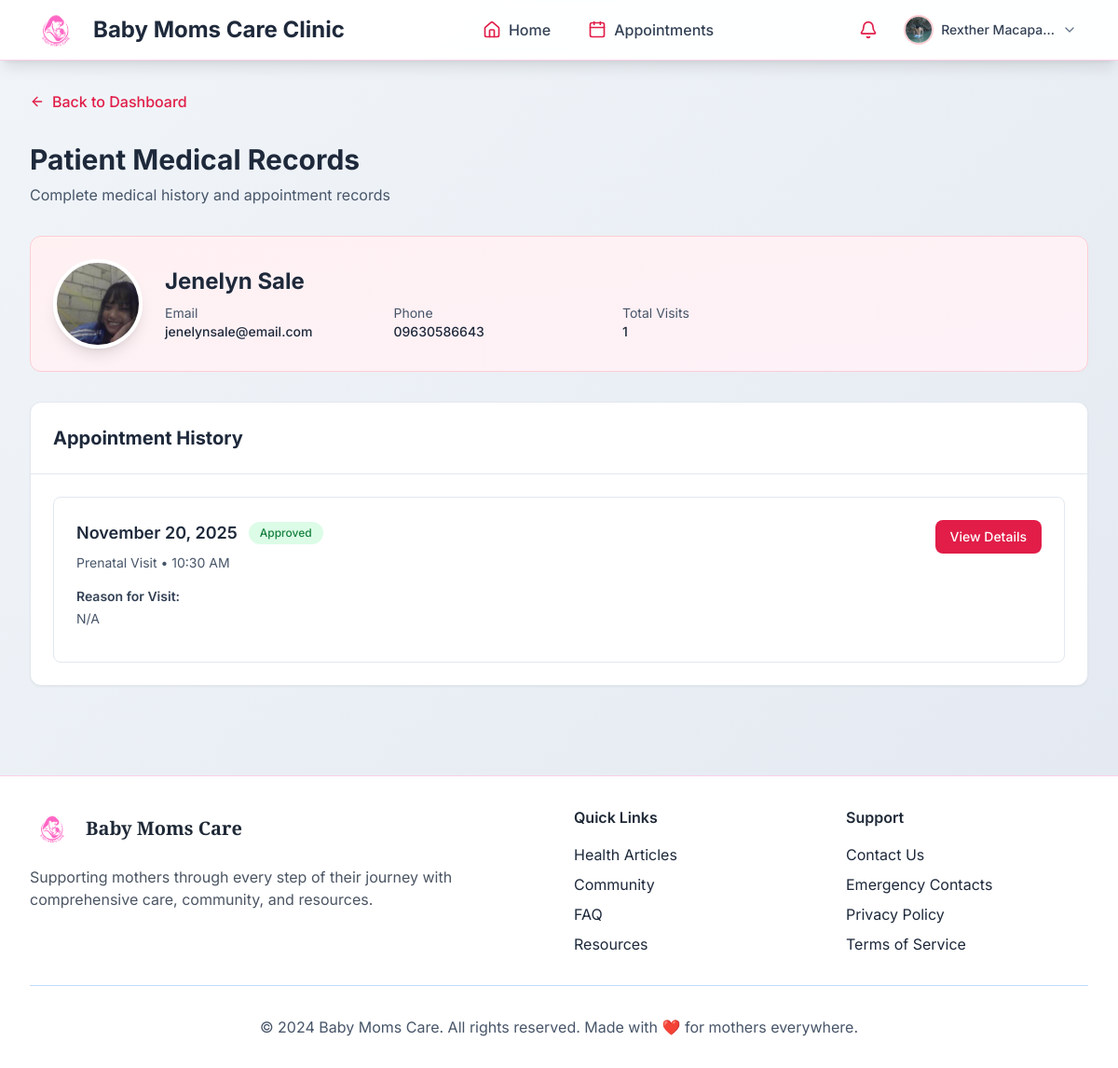
The app's page /appointments/patient/11/records/ (signed in) with its own data.
### apps/accounts/models.py (models this page shows, shortened)
class UserProfile(models.Model):
    USER_ROLES = (
        ('mother', 'Mother'),
        ('doctor', 'Doctor'),
        ('admin', 'Admin'),
    )
    ACCOUNT_STATUS = (
        ('active', 'Active'),
        ('deactivated', 'Deactivated'),
    )
    user = models.OneToOneField(User, on_delete=models.CASCADE)
    role = models.CharField(max_length=10, choices=USER_ROLES, default='mother')
    account_status = models.CharField(max_length=15, choices=ACCOUNT_STATUS, default='active')
    phone = models.CharField(max_length=15, blank=True)
    date_of_birth = models.DateField(null=True, blank=True)
    address = models.TextField(blank=True)
    profile_picture = models.ImageField(upload_to='profile_pics/', blank=True, null=True)
    emergency_contact_name = models.CharField(max_length=100, blank=True)
    emergency_contact_phone = models.CharField(max_length=15, blank=True)
    created_at = models.DateTimeField(auto_now_add=True)
    updated_at = models.DateTimeField(auto_now=True)
    license_number = models.CharField(max_length=50, blank=True)
    specialization = models.CharField(max_length=100, blank=True)
    years_experience = models.PositiveIntegerField(null=True, blank=True)

### apps/appointments/models.py (models this page shows, shortened)
class Appointment(models.Model):
    STATUS_CHOICES = (
        ('pending', 'Pending'),
        ('approved', 'Approved'),
        ('completed', 'Completed'),
        ('cancelled', 'Cancelled'),
    )
    APPOINTMENT_TYPES = (
        ('consultation', 'Consultation'),
        ('checkup', 'Regular Checkup'),
        ('prenatal', 'Prenatal Visit'),
        ('postnatal', 'Postnatal Visit'),
        ('emergency', 'Emergency'),
        ('follow_up', 'Follow-up'),
    )
    patient = models.ForeignKey(User, on_delete=models.CASCADE, related_name='patient_appointments')
    doctor = models.ForeignKey(User, on_delete=models.CASCADE, related_name='doctor_appointments')
    date = models.DateField()
    time = models.TimeField()
    appointment_type = models.CharField(max_length=20, choices=APPOINTMENT_TYPES, default='consultation')
    status = models.CharField(max_length=20, choices=STATUS_CHOICES, default='pending')
    reason = models.TextField()
    notes = models.TextField(blank=True, help_text="Doctor's notes after appointment")
    diagnosis = models.TextField(blank=True, help_text="Medical diagnosis")
    prescription = models.TextField(blank=True, help_text="Prescribed medications")
    follow_up_instructions = models.TextField(blank=True, help_text="Follow-up care instructions")
    duration_minutes = models.PositiveIntegerField(default=30)
    created_at = models.DateTimeField(auto_now_add=True)
    updated_at = models.DateTimeField(auto_now=True)
    class Meta:
        ordering = ['date', 'time']
        unique_together = ['doctor', 'date', 'time']

### apps/appointments/views.py (the view)
# urls.py: path('patient/<int:patient_id>/records/', views.patient_records, name='patient_records'),
@login_required
def patient_records(request, patient_id):
    user_profile = get_object_or_404(UserProfile, user=request.user)
    if user_profile.role != 'doctor':
        messages.error(request, 'Only doctors can view patient records.')
        return redirect('appointments:list')
    patient = get_object_or_404(User, id=patient_id)
    patient_profile = get_object_or_404(UserProfile, user=patient)
    appointments = Appointment.objects.filter(
        doctor=request.user,
        patient=patient
    ).order_by('-date', '-time')
    context = {
        'patient': patient,
        'patient_profile': patient_profile,
        'appointments': appointments,
    }
    return render(request, 'appointments/patient_records.html', context)

### templates/appointments/patient_records.html (shortened to what this page needs)
{% extends 'base.html' %}
{% load static %}
{% block content %}
<div class="max-w-7xl mx-auto">
    <div class="mb-8">
        <a href="{% url 'appointments:doctor_dashboard' %}" class="text-rose-600 hover:text-rose-700 font-medium mb-4 inline-flex items-center">
            <i data-lucide="arrow-left" class="w-4 h-4 mr-2"></i>
            Back to Dashboard
        </a>
        <h1 class="text-3xl font-bold text-slate-800 mt-4 mb-2">Patient Medical Records</h1>
        <p class="text-slate-600">Complete medical history and appointment records</p>
    </div>
    <div class="bg-gradient-to-br from-rose-50 to-pink-50 rounded-xl p-6 mb-8 border border-rose-200">
        <div class="flex items-center space-x-6">
            {% if patient_profile.profile_picture %}
            <img src="{{ patient_profile.profile_picture.url }}" alt="{{ patient.get_full_name }}"
                 class="w-24 h-24 rounded-full object-cover border-4 border-white shadow-lg">
            {% else %}
            <div class="w-24 h-24 rounded-full bg-gradient-to-br from-rose-400 to-pink-500 flex items-center justify-center border-4 border-white shadow-lg">
                <i data-lucide="user" class="w-12 h-12 text-white"></i>
            </div>
            {% endif %}
            <div class="flex-1">
                <h2 class="text-2xl font-bold text-slate-800 mb-2">{{ patient.get_full_name }}</h2>
                <div class="grid grid-cols-2 md:grid-cols-4 gap-4 text-sm">
                    <div>
                        <p class="text-slate-600">Email</p>
                        <p class="font-medium text-slate-800">{{ patient.email }}</p>
                    </div>
                    {% if patient_profile.phone %}
                    <div>
                        <p class="text-slate-600">Phone</p>
                        <p class="font-medium text-slate-800">{{ patient_profile.phone }}</p>
                    </div>
                    {% endif %}
                    <div>
                        <p class="text-slate-600">Total Visits</p>
                        <p class="font-medium text-slate-800">{{ appointments.count }}</p>
                    </div>
                </div>
            </div>
        </div>
    </div>
    <div class="bg-white rounded-xl shadow-sm border border-slate-200">
        <div class="p-6 border-b border-slate-200">
            <h2 class="text-xl font-bold text-slate-800">Appointment History</h2>
        </div>
        <div class="p-6">
            {% if appointments %}
                <div class="space-y-6">
                    {% for appointment in appointments %}
                    <div class="border border-slate-200 rounded-lg p-6 hover:border-rose-300 transition-colors">
                        <div class="flex items-start justify-between mb-4">
                            <div>
                                <div class="flex items-center space-x-3 mb-2">
                                    <h3 class="text-lg font-semibold text-slate-800">{{ appointment.date|date:"F d, Y" }}</h3>
                                    <span class="px-3 py-1 rounded-full text-xs font-medium
                                        {% if appointment.status == 'pending' %}bg-amber-100 text-amber-700
                                        {% elif appointment.status == 'approved' %}bg-green-100 text-green-700
                                        {% elif appointment.status == 'completed' %}bg-blue-100 text-blue-700
                                        {% else %}bg-red-100 text-red-700{% endif %}">
                                        {{ appointment.get_status_display }}
                                    </span>
                                </div>
                                <p class="text-sm text-slate-600">{{ appointment.get_appointment_type_display }} • {{ appointment.time|time:"g:i A" }}</p>
                            </div>
                            <a href="{% url 'appointments:detail' appointment.pk %}"
                               class="px-4 py-2 bg-rose-600 text-white rounded-lg hover:bg-rose-700 transition-colors text-sm font-medium">
                                View Details
                            </a>
                        </div>
                        {% if appointment.reason %}
                        <div class="mb-3">
                            <p class="text-sm font-semibold text-slate-700 mb-1">Reason for Visit:</p>
                            <p class="text-sm text-slate-600">{{ appointment.reason }}</p>
                        </div>
                        {% endif %}
                    </div>
                    {% endfor %}
                </div>
            {% endif %}
        </div>
    </div>
</div>
{% endblock %}

### templates/base.html (shortened to what this page needs)
{% load static %}
<!DOCTYPE html>
<html lang="en">
<head>
    <script src="https://cdn.tailwindcss.com"></script>
    {% load static %}
    <link rel="stylesheet" href="{% static 'css/style.css' %}">
    <link rel="stylesheet" href="{% static 'css/icons.css' %}">
</head>
<body class="gradient-secondary min-h-screen font-sans" data-user-role="{% if user.is_authenticated %}{{ user.userprofile.role }}{% else %}guest{% endif %}">
    <nav class="bg-white/95 backdrop-blur-sm shadow-lg border-b border-pink-200 sticky top-0 z-50">
        <div class="max-w-[1800px] mx-auto px-4 sm:px-6 lg:px-8">
            <div class="flex justify-between items-center h-16">
                <div class="flex items-center">
                    <a href="{% url 'accounts:dashboard' %}" class="flex items-center space-x-3">
                        <div class="w-14 h-14 rounded-full overflow-hidden bg-white flex items-center justify-center">
                            <img src="{% static 'images/logo.png' %}" alt="Baby Moms Care Clinic Logo" class="w-full h-full object-contain">
                        </div>
                        <span class="font-sans text-2xl font-bold text-slate-800">Baby Moms Care Clinic</span>
                    </a>
                </div>
                {% if user.is_authenticated %}
                <div class="hidden md:flex items-center space-x-2">
                    <a href="{% url 'accounts:dashboard' %}" class="flex items-center px-4 py-2 rounded-lg hover:bg-rose-50 transition-all group">
                        <i data-lucide="home" class="w-5 h-5 text-rose-600 mr-2"></i>
                        <span class="text-slate-700 group-hover:text-rose-600 font-medium">Home</span>
                    </a>
                    <a href="{% url 'appointments:list' %}" class="flex items-center px-4 py-2 rounded-lg hover:bg-rose-50 transition-all group">
                        <i data-lucide="calendar" class="w-5 h-5 text-rose-600 mr-2"></i>
                        <span class="text-slate-700 group-hover:text-rose-600 font-medium">Appointments</span>
                    </a>
                </div>
                <div class="flex items-center space-x-2">
                    <a href="{% url 'accounts:notifications' %}" class="relative p-2 rounded-lg hover:bg-rose-50 transition-all">
                        <i data-lucide="bell" class="w-5 h-5 text-rose-600"></i>
                    </a>
                    <div class="relative group">
                        <button class="flex items-center space-x-2 px-3 py-2 rounded-lg hover:bg-rose-50 transition-all">
                            {% if user.userprofile.profile_picture %}
                            <img src="{{ user.userprofile.profile_picture.url }}" alt="Profile" class="w-8 h-8 rounded-full object-cover border-2 border-rose-200">
                            {% else %}
                            <div class="w-8 h-8 rounded-full bg-rose-100 flex items-center justify-center">
                                <i data-lucide="user" class="w-4 h-4 text-rose-600"></i>
                            </div>
                            {% endif %}
                            <span class="hidden lg:inline text-sm font-medium text-slate-700">{{ user.get_full_name|default:user.username|truncatechars:15 }}</span>
                            <i data-lucide="chevron-down" class="w-4 h-4 text-slate-500"></i>
                        </button>
                    </div>
                </div>
                {% endif %}
            </div>
        </div>
    </nav>
    <main class="max-w-7xl mx-auto px-4 sm:px-6 lg:px-8 py-8 fade-in">
        {% block content %}{% endblock %}
    </main>
    <footer class="bg-white border-t border-pink-200 mt-16">
        <div class="max-w-7xl mx-auto px-4 sm:px-6 lg:px-8 py-8">
            <div class="grid grid-cols-1 md:grid-cols-4 gap-8">
                <div class="col-span-1 md:col-span-2">
                    <div class="flex items-center space-x-3 mb-4">
                        <img src="{% static 'images/logo.png' %}" alt="Baby Moms Care Clinic Logo" class="w-12 h-12 object-contain">
                        <span class="font-serif text-xl font-bold text-gray-800">Baby Moms Care</span>
                    </div>
                    <p class="text-gray-600 mb-4">Supporting mothers through every step of their journey with comprehensive care, community, and resources.</p>
                </div>
                <div>
                    <h3 class="font-semibold text-gray-800 mb-4">Quick Links</h3>
                    <ul class="space-y-2">
                        <li><a href="{% url 'articles:list' %}" class="footer-link">Health Articles</a></li>
                        <li><a href="{% url 'forum:category_list' %}" class="footer-link">Community</a></li>
                        <li><a href="{% url 'support:faq' %}" class="footer-link">FAQ</a></li>
                        <li><a href="{% url 'support:resources' %}" class="footer-link">Resources</a></li>
                    </ul>
                </div>
                <div>
                    <h3 class="font-semibold text-gray-800 mb-4">Support</h3>
                    <ul class="space-y-2">
                        <li><a href="{% url 'support:ticket_create' %}" class="footer-link">Contact Us</a></li>
                        <li><a href="{% url 'support:emergency' %}" class="footer-link">Emergency Contacts</a></li>
                        <li><a href="#" class="footer-link">Privacy Policy</a></li>
                        <li><a href="#" class="footer-link">Terms of Service</a></li>
                    </ul>
                </div>
            </div>
            <div class="border-t border-blue-200 mt-8 pt-8 text-center text-slate-600">
                <p>&copy; 2024 Baby Moms Care. All rights reserved. Made with ❤️ for mothers everywhere.</p>
            </div>
        </div>
    </footer>
</body>
</html>

### static/css/style.css (style rules this page uses)
:root { --primary-rose: #e11d8b; --secondary-rose: #f43f5e; --accent-rose: #f472b6; --neutral-gray: #64748b; --light-gray: #fdf2f8; --white: #ffffff; --dark-text: #1e293b; --success-green: #10b981; --warning-amber: #f59e0b; --error-red: #ef4444; --info-rose: #f472b6; --gradient-primary: linear-gradient(135deg, #e11d8b 0%, #f43f5e 100%); --gradient-secondary: linear-gradient(135deg, #f1f5f9 0%, #e2e8f0 100%); --gradient-accent: linear-gradient(135deg, #059669 0%, #10b981 100%); }
body { font-family: 'Inter', -apple-system, BlinkMacSystemFont, 'Segoe UI', sans-serif; background: var(--gradient-secondary); color: var(--dark-text); line-height: 1.6; }
.gradient-secondary { background: var(--gradient-secondary); }
.fade-in { animation: fadeIn 0.5s ease-in; }
.footer-link { @apply text-slate-600 hover:text-blue-600 transition-colors; }

### records on screen
UserProfile: profile_picture (picture), phone "09630586643"
Appointment: date "November 20, 2025", status "Approved", appointment_type "Prenatal Visit", time "10:30 AM", reason "N/A"

### other values on screen
{{ user.get_full_name|default:user.username|truncatechars:15 }} "Rexther Macapa…"
{{ patient.get_full_name }} "Jenelyn Sale"
{{ patient.email }} "jenelynsale@email.com"
{{ appointments.count }} "1"
